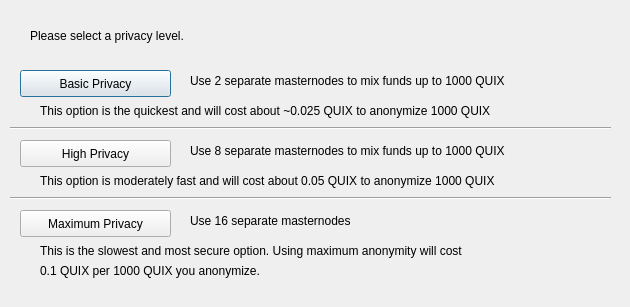
<?xml version="1.0" encoding="UTF-8"?>
<ui version="4.0">
 <class>DarksendConfig</class>
 <widget class="QDialog" name="DarksendConfig">
  <property name="geometry">
   <rect>
    <x>0</x>
    <y>0</y>
    <width>630</width>
    <height>307</height>
   </rect>
  </property>
  <property name="windowTitle">
   <string>Configure PrivateSend</string>
  </property>
  <widget class="QPushButton" name="buttonBasic">
   <property name="geometry">
    <rect>
     <x>20</x>
     <y>70</y>
     <width>151</width>
     <height>27</height>
    </rect>
   </property>
   <property name="text">
    <string>Basic Privacy</string>
   </property>
  </widget>
  <widget class="QPushButton" name="buttonHigh">
   <property name="geometry">
    <rect>
     <x>20</x>
     <y>140</y>
     <width>151</width>
     <height>27</height>
    </rect>
   </property>
   <property name="text">
    <string>High Privacy</string>
   </property>
  </widget>
  <widget class="QPushButton" name="buttonMax">
   <property name="geometry">
    <rect>
     <x>20</x>
     <y>210</y>
     <width>151</width>
     <height>27</height>
    </rect>
   </property>
   <property name="text">
    <string>Maximum Privacy</string>
   </property>
  </widget>
  <widget class="QLabel" name="label">
   <property name="geometry">
    <rect>
     <x>30</x>
     <y>20</y>
     <width>571</width>
     <height>31</height>
    </rect>
   </property>
   <property name="text">
    <string>Please select a privacy level.</string>
   </property>
  </widget>
  <widget class="QLabel" name="label_2">
   <property name="geometry">
    <rect>
     <x>190</x>
     <y>70</y>
     <width>421</width>
     <height>21</height>
    </rect>
   </property>
   <property name="text">
    <string>Use 2 separate masternodes to mix funds up to 1000 QUIX</string>
   </property>
  </widget>
  <widget class="QLabel" name="label_3">
   <property name="geometry">
    <rect>
     <x>190</x>
     <y>140</y>
     <width>411</width>
     <height>21</height>
    </rect>
   </property>
   <property name="text">
    <string>Use 8 separate masternodes to mix funds up to 1000 QUIX</string>
   </property>
  </widget>
  <widget class="QLabel" name="label_4">
   <property name="geometry">
    <rect>
     <x>190</x>
     <y>210</y>
     <width>421</width>
     <height>21</height>
    </rect>
   </property>
   <property name="text">
    <string>Use 16 separate masternodes</string>
   </property>
  </widget>
  <widget class="QLabel" name="label_6">
   <property name="geometry">
    <rect>
     <x>40</x>
     <y>100</y>
     <width>561</width>
     <height>21</height>
    </rect>
   </property>
   <property name="text">
    <string>This option is the quickest and will cost about ~0.025 QUIX to anonymize 1000 QUIX</string>
   </property>
  </widget>
  <widget class="QLabel" name="label_7">
   <property name="geometry">
    <rect>
     <x>40</x>
     <y>170</y>
     <width>561</width>
     <height>21</height>
    </rect>
   </property>
   <property name="text">
    <string>This option is moderately fast and will cost about 0.05 QUIX to anonymize 1000 QUIX</string>
   </property>
  </widget>
  <widget class="QLabel" name="label_8">
   <property name="geometry">
    <rect>
     <x>40</x>
     <y>240</y>
     <width>561</width>
     <height>21</height>
    </rect>
   </property>
   <property name="text">
    <string>This is the slowest and most secure option. Using maximum anonymity will cost</string>
   </property>
  </widget>
  <widget class="QLabel" name="label_9">
   <property name="geometry">
    <rect>
     <x>40</x>
     <y>260</y>
     <width>561</width>
     <height>21</height>
    </rect>
   </property>
   <property name="text">
    <string>0.1 QUIX per 1000 QUIX you anonymize.</string>
   </property>
  </widget>
  <widget class="Line" name="line">
   <property name="geometry">
    <rect>
     <x>10</x>
     <y>120</y>
     <width>601</width>
     <height>16</height>
    </rect>
   </property>
   <property name="orientation">
    <enum>Qt::Horizontal</enum>
   </property>
  </widget>
  <widget class="Line" name="line_2">
   <property name="geometry">
    <rect>
     <x>10</x>
     <y>190</y>
     <width>601</width>
     <height>16</height>
    </rect>
   </property>
   <property name="orientation">
    <enum>Qt::Horizontal</enum>
   </property>
  </widget>
 </widget>
 <resources/>
 <connections/>
</ui>
